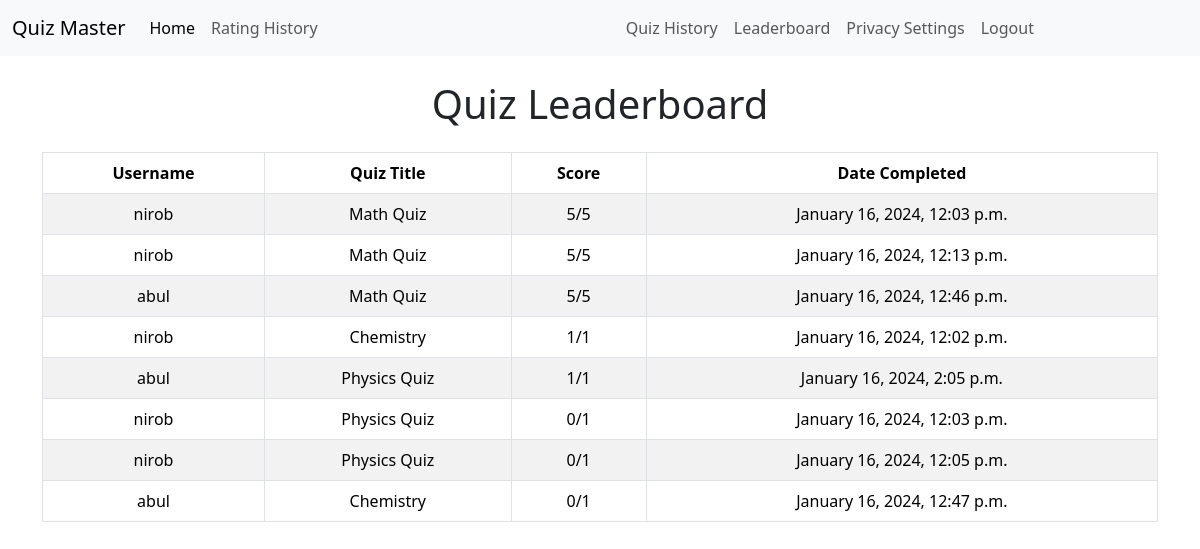
Before: /leaderboard/ (signed in) with the older database file.
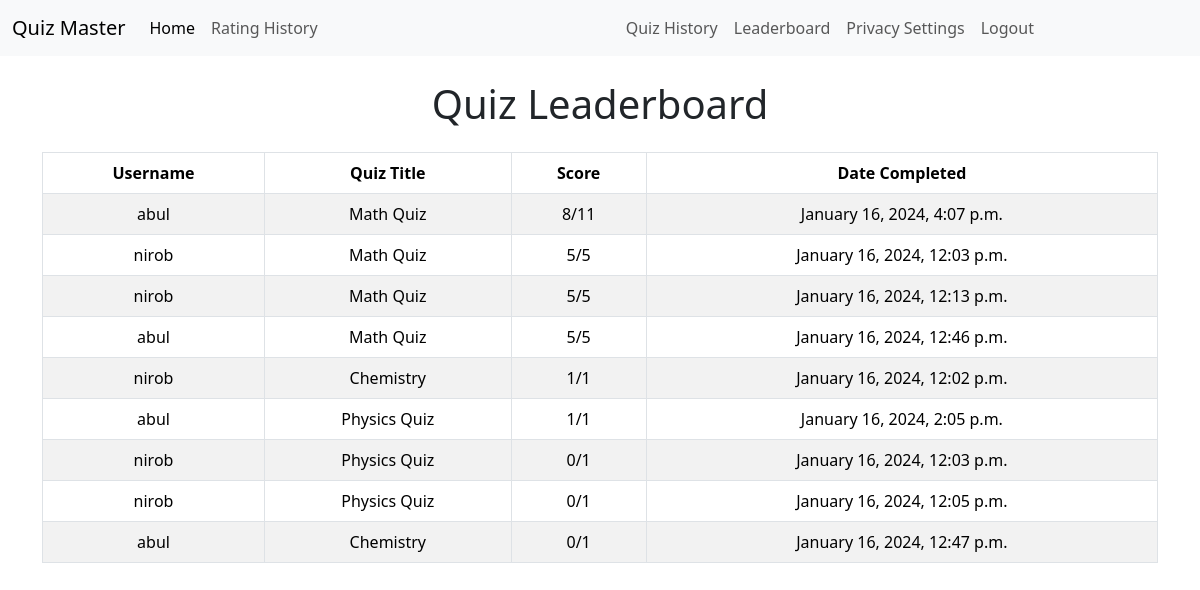
After: the same page with the newer database file.
### quizzes/models.py (models this page shows, shortened)
class UserQuizHistory(models.Model):
    user = models.ForeignKey(User, on_delete=models.CASCADE)
    quiz = models.ForeignKey(Quiz, on_delete=models.CASCADE)
    score = models.IntegerField()
    totalMarks = models.IntegerField(default=0)
    completed_at = models.DateTimeField(auto_now_add=True)

class Quiz(models.Model):
    title = models.CharField(max_length=255)
    description = models.TextField()
    category = models.ForeignKey(Category, on_delete=models.CASCADE)
    has_time_limit = models.BooleanField(default=False)

### core/views.py (the view)
# urls.py: path('leaderboard/', leaderboard, name='leaderboard'),
@login_required
def leaderboard(request):
    top_scores = UserQuizHistory.objects.order_by('-score')[:10]
    context = {
        'top_scores': top_scores,
    }
    return render(request, 'leaderboard.html', context)

### core/templates/leaderboard.html
{% extends 'base.html' %}
{% block content %}
<div class="container mt-4">
    {% if top_scores %}
        <h1 class="text-center mb-4">Quiz Leaderboard</h1>
        <table class="table table-striped table-bordered text-center">
            <thead class="thead-dark">
                <tr>
                    <th scope="col">Username</th>
                    <th scope="col">Quiz Title</th>
                    <th scope="col">Score</th>
                    <th scope="col">Date Completed</th>
                </tr>
            </thead>
            <tbody>
                {% for score in top_scores %}
                <tr>
                    <td>{{ score.user.username }}</td>
                    <td>{{ score.quiz.title }}</td>
                    <td>{{ score.score }}/{{ score.totalMarks }}</td>
                    <td>{{ score.completed_at|date:"F j, Y, g:i a" }}</td>
                </tr>
                {% endfor %}
            </tbody>
        </table>
    {% else %}
        <div style="height: 500px;" class="d-flex justify-content-center align-items-center">
            <p>No scores available.</p>
        </div>
    {% endif %}
</div>
{% endblock %}

Changed rows visible on the page:
added UserQuizHistory: user.username "abul", quiz "Math Quiz", score "8", totalMarks "11", completed_at "January 16, 2024, 4:07 p.m."
